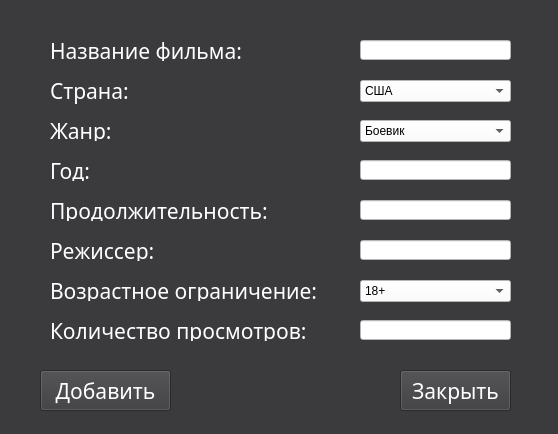
<?xml version="1.0" encoding="UTF-8"?>
<ui version="4.0">
 <class>MainWindow</class>
 <widget class="QMainWindow" name="MainWindow">
  <property name="geometry">
   <rect>
    <x>0</x>
    <y>0</y>
    <width>558</width>
    <height>434</height>
   </rect>
  </property>
  <property name="maximumSize">
   <size>
    <width>558</width>
    <height>434</height>
   </size>
  </property>
  <property name="windowTitle">
   <string>Input</string>
  </property>
  <property name="styleSheet">
   <string notr="true">background-color: #3B3A3D</string>
  </property>
  <widget class="QWidget" name="centralwidget">
   <widget class="QLabel" name="label_movie">
    <property name="geometry">
     <rect>
      <x>50</x>
      <y>40</y>
      <width>221</width>
      <height>21</height>
     </rect>
    </property>
    <property name="font">
     <font>
      <family>Segoe Script</family>
      <pointsize>16</pointsize>
     </font>
    </property>
    <property name="styleSheet">
     <string notr="true">color: white</string>
    </property>
    <property name="text">
     <string>Название фильма:</string>
    </property>
   </widget>
   <widget class="QLabel" name="label_studio">
    <property name="geometry">
     <rect>
      <x>50</x>
      <y>75</y>
      <width>101</width>
      <height>31</height>
     </rect>
    </property>
    <property name="font">
     <font>
      <family>Segoe Script</family>
      <pointsize>16</pointsize>
     </font>
    </property>
    <property name="styleSheet">
     <string notr="true">color: white</string>
    </property>
    <property name="text">
     <string>Страна:</string>
    </property>
   </widget>
   <widget class="QLabel" name="label_janr">
    <property name="geometry">
     <rect>
      <x>50</x>
      <y>120</y>
      <width>81</width>
      <height>21</height>
     </rect>
    </property>
    <property name="font">
     <font>
      <family>Segoe Script</family>
      <pointsize>16</pointsize>
     </font>
    </property>
    <property name="styleSheet">
     <string notr="true">color: white</string>
    </property>
    <property name="text">
     <string>Жанр:</string>
    </property>
   </widget>
   <widget class="QLabel" name="label_year">
    <property name="geometry">
     <rect>
      <x>50</x>
      <y>160</y>
      <width>61</width>
      <height>21</height>
     </rect>
    </property>
    <property name="font">
     <font>
      <family>Segoe Script</family>
      <pointsize>16</pointsize>
     </font>
    </property>
    <property name="styleSheet">
     <string notr="true">color: white</string>
    </property>
    <property name="text">
     <string>Год:</string>
    </property>
   </widget>
   <widget class="QLabel" name="label_long">
    <property name="geometry">
     <rect>
      <x>50</x>
      <y>200</y>
      <width>251</width>
      <height>21</height>
     </rect>
    </property>
    <property name="font">
     <font>
      <family>Segoe Script</family>
      <pointsize>16</pointsize>
     </font>
    </property>
    <property name="styleSheet">
     <string notr="true">color: white</string>
    </property>
    <property name="text">
     <string>Продолжительность:</string>
    </property>
   </widget>
   <widget class="QLabel" name="label_autor">
    <property name="geometry">
     <rect>
      <x>50</x>
      <y>240</y>
      <width>121</width>
      <height>21</height>
     </rect>
    </property>
    <property name="font">
     <font>
      <family>Segoe Script</family>
      <pointsize>16</pointsize>
     </font>
    </property>
    <property name="styleSheet">
     <string notr="true">color: white</string>
    </property>
    <property name="text">
     <string>Режисcер:</string>
    </property>
   </widget>
   <widget class="QLabel" name="label_age">
    <property name="geometry">
     <rect>
      <x>50</x>
      <y>280</y>
      <width>301</width>
      <height>21</height>
     </rect>
    </property>
    <property name="font">
     <font>
      <family>Segoe Script</family>
      <pointsize>16</pointsize>
     </font>
    </property>
    <property name="styleSheet">
     <string notr="true">color: white</string>
    </property>
    <property name="text">
     <string>Возрастное ограничение:</string>
    </property>
   </widget>
   <widget class="QLabel" name="label_views">
    <property name="geometry">
     <rect>
      <x>50</x>
      <y>320</y>
      <width>301</width>
      <height>21</height>
     </rect>
    </property>
    <property name="font">
     <font>
      <family>Segoe Script</family>
      <pointsize>16</pointsize>
     </font>
    </property>
    <property name="styleSheet">
     <string notr="true">color: white</string>
    </property>
    <property name="text">
     <string>Количество просмотров:</string>
    </property>
   </widget>
   <widget class="QLineEdit" name="lineEdit_movie">
    <property name="geometry">
     <rect>
      <x>360</x>
      <y>40</y>
      <width>151</width>
      <height>20</height>
     </rect>
    </property>
    <property name="styleSheet">
     <string notr="true">background-color: white</string>
    </property>
    <property name="text">
     <string/>
    </property>
   </widget>
   <widget class="QLineEdit" name="lineEdit_long">
    <property name="geometry">
     <rect>
      <x>360</x>
      <y>200</y>
      <width>151</width>
      <height>20</height>
     </rect>
    </property>
    <property name="styleSheet">
     <string notr="true">background-color: white</string>
    </property>
   </widget>
   <widget class="QLineEdit" name="lineEdit_autor">
    <property name="geometry">
     <rect>
      <x>360</x>
      <y>240</y>
      <width>151</width>
      <height>20</height>
     </rect>
    </property>
    <property name="styleSheet">
     <string notr="true">background-color: white</string>
    </property>
   </widget>
   <widget class="QLineEdit" name="lineEdit_views">
    <property name="geometry">
     <rect>
      <x>360</x>
      <y>320</y>
      <width>151</width>
      <height>20</height>
     </rect>
    </property>
    <property name="styleSheet">
     <string notr="true">background-color: white</string>
    </property>
   </widget>
   <widget class="QPushButton" name="add_button">
    <property name="geometry">
     <rect>
      <x>40</x>
      <y>370</y>
      <width>131</width>
      <height>41</height>
     </rect>
    </property>
    <property name="font">
     <font>
      <family>Segoe Script</family>
      <pointsize>16</pointsize>
     </font>
    </property>
    <property name="styleSheet">
     <string notr="true">color: white</string>
    </property>
    <property name="text">
     <string>Добавить</string>
    </property>
   </widget>
   <widget class="QPushButton" name="close_button">
    <property name="geometry">
     <rect>
      <x>400</x>
      <y>370</y>
      <width>111</width>
      <height>41</height>
     </rect>
    </property>
    <property name="font">
     <font>
      <family>Segoe Script</family>
      <pointsize>16</pointsize>
     </font>
    </property>
    <property name="styleSheet">
     <string notr="true">color: white</string>
    </property>
    <property name="text">
     <string>Закрыть</string>
    </property>
   </widget>
   <widget class="QComboBox" name="comboBox_studio">
    <property name="geometry">
     <rect>
      <x>360</x>
      <y>80</y>
      <width>151</width>
      <height>22</height>
     </rect>
    </property>
    <property name="styleSheet">
     <string notr="true">background-color: white</string>
    </property>
    <item>
     <property name="text">
      <string>США</string>
     </property>
    </item>
    <item>
     <property name="text">
      <string>Англия</string>
     </property>
    </item>
    <item>
     <property name="text">
      <string>СССР</string>
     </property>
    </item>
    <item>
     <property name="text">
      <string>Франция</string>
     </property>
    </item>
    <item>
     <property name="text">
      <string>Япония</string>
     </property>
    </item>
    <item>
     <property name="text">
      <string>Польша</string>
     </property>
    </item>
   </widget>
   <widget class="QComboBox" name="comboBox_janr">
    <property name="geometry">
     <rect>
      <x>360</x>
      <y>120</y>
      <width>151</width>
      <height>22</height>
     </rect>
    </property>
    <property name="styleSheet">
     <string notr="true">background-color: white</string>
    </property>
    <item>
     <property name="text">
      <string>Боевик</string>
     </property>
    </item>
    <item>
     <property name="text">
      <string>Приключения</string>
     </property>
    </item>
    <item>
     <property name="text">
      <string>Фентези</string>
     </property>
    </item>
    <item>
     <property name="text">
      <string>Драма</string>
     </property>
    </item>
    <item>
     <property name="text">
      <string>Комедия</string>
     </property>
    </item>
   </widget>
   <widget class="QComboBox" name="comboBox_age">
    <property name="geometry">
     <rect>
      <x>360</x>
      <y>280</y>
      <width>151</width>
      <height>22</height>
     </rect>
    </property>
    <property name="styleSheet">
     <string notr="true">background-color: white</string>
    </property>
    <item>
     <property name="text">
      <string>18+</string>
     </property>
    </item>
    <item>
     <property name="text">
      <string>16+</string>
     </property>
    </item>
    <item>
     <property name="text">
      <string>14+</string>
     </property>
    </item>
    <item>
     <property name="text">
      <string>12+</string>
     </property>
    </item>
    <item>
     <property name="text">
      <string>6+</string>
     </property>
    </item>
   </widget>
   <widget class="QLineEdit" name="lineEdit_year">
    <property name="geometry">
     <rect>
      <x>360</x>
      <y>160</y>
      <width>151</width>
      <height>20</height>
     </rect>
    </property>
    <property name="styleSheet">
     <string notr="true">background-color: white</string>
    </property>
   </widget>
  </widget>
  <widget class="QStatusBar" name="statusbar"/>
 </widget>
 <resources/>
 <connections/>
</ui>
